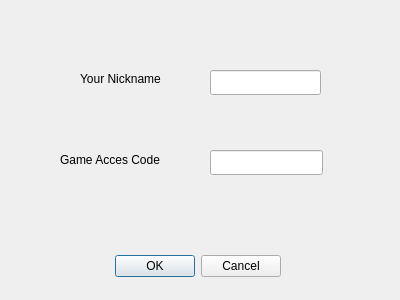
<?xml version="1.0" encoding="UTF-8"?>
<ui version="4.0">
 <class>JoinOptionWindow</class>
 <widget class="QDialog" name="JoinOptionWindow">
  <property name="geometry">
   <rect>
    <x>0</x>
    <y>0</y>
    <width>400</width>
    <height>300</height>
   </rect>
  </property>
  <property name="windowTitle">
   <string>Join Game</string>
  </property>
  <widget class="QDialogButtonBox" name="buttonBox">
   <property name="geometry">
    <rect>
     <x>-60</x>
     <y>250</y>
     <width>341</width>
     <height>32</height>
    </rect>
   </property>
   <property name="orientation">
    <enum>Qt::Horizontal</enum>
   </property>
   <property name="standardButtons">
    <set>QDialogButtonBox::Cancel|QDialogButtonBox::Ok</set>
   </property>
  </widget>
  <widget class="QLineEdit" name="nicknameLine">
   <property name="geometry">
    <rect>
     <x>210</x>
     <y>70</y>
     <width>111</width>
     <height>25</height>
    </rect>
   </property>
  </widget>
  <widget class="QLineEdit" name="codeLine">
   <property name="geometry">
    <rect>
     <x>210</x>
     <y>150</y>
     <width>113</width>
     <height>25</height>
    </rect>
   </property>
  </widget>
  <widget class="QLabel" name="label">
   <property name="geometry">
    <rect>
     <x>80</x>
     <y>70</y>
     <width>121</width>
     <height>17</height>
    </rect>
   </property>
   <property name="text">
    <string>Your Nickname</string>
   </property>
  </widget>
  <widget class="QLabel" name="label_2">
   <property name="geometry">
    <rect>
     <x>60</x>
     <y>150</y>
     <width>141</width>
     <height>20</height>
    </rect>
   </property>
   <property name="text">
    <string>Game Acces Code</string>
   </property>
  </widget>
 </widget>
 <resources/>
 <connections>
  <connection>
   <sender>buttonBox</sender>
   <signal>accepted()</signal>
   <receiver>JoinOptionWindow</receiver>
   <slot>accept()</slot>
   <hints>
    <hint type="sourcelabel">
     <x>248</x>
     <y>254</y>
    </hint>
    <hint type="destinationlabel">
     <x>157</x>
     <y>274</y>
    </hint>
   </hints>
  </connection>
  <connection>
   <sender>buttonBox</sender>
   <signal>rejected()</signal>
   <receiver>JoinOptionWindow</receiver>
   <slot>reject()</slot>
   <hints>
    <hint type="sourcelabel">
     <x>316</x>
     <y>260</y>
    </hint>
    <hint type="destinationlabel">
     <x>286</x>
     <y>274</y>
    </hint>
   </hints>
  </connection>
 </connections>
</ui>
